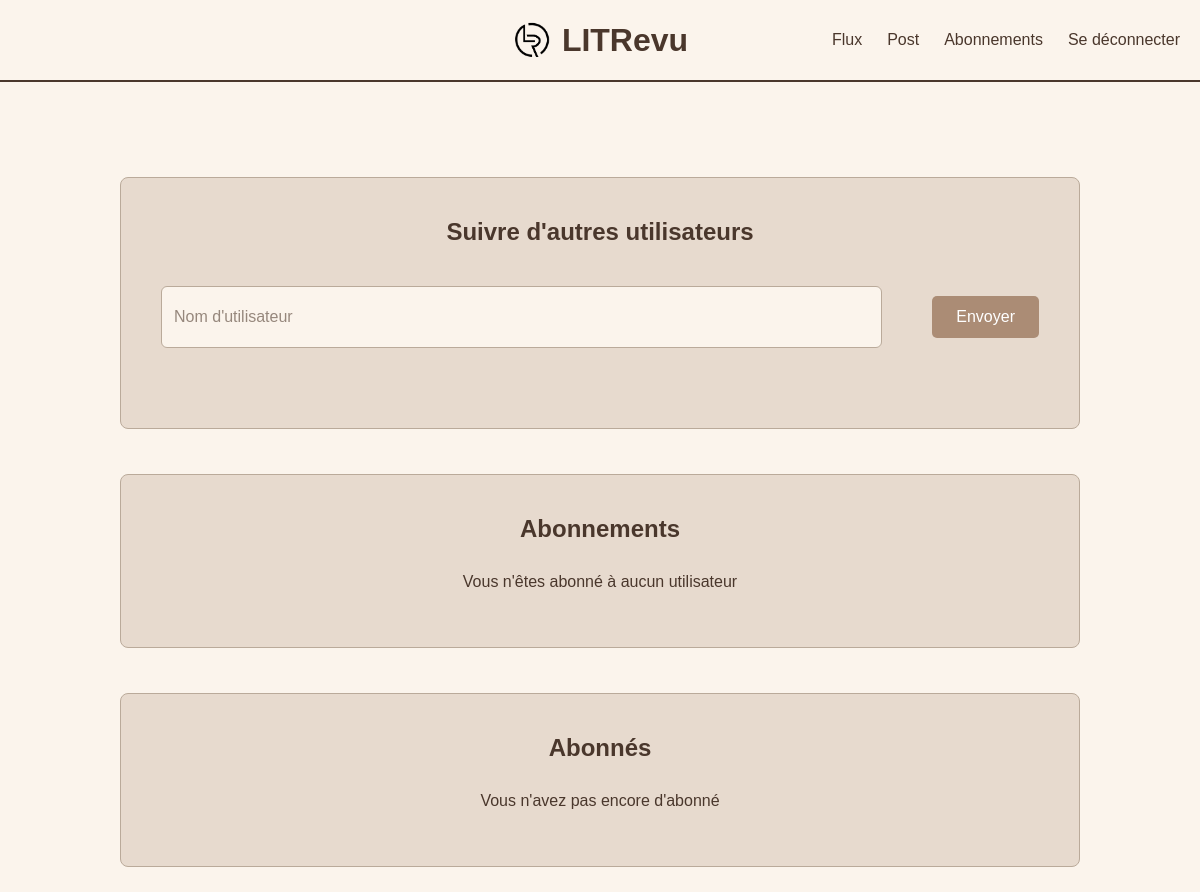
The app's page /subscriptions/ (signed in), older data.
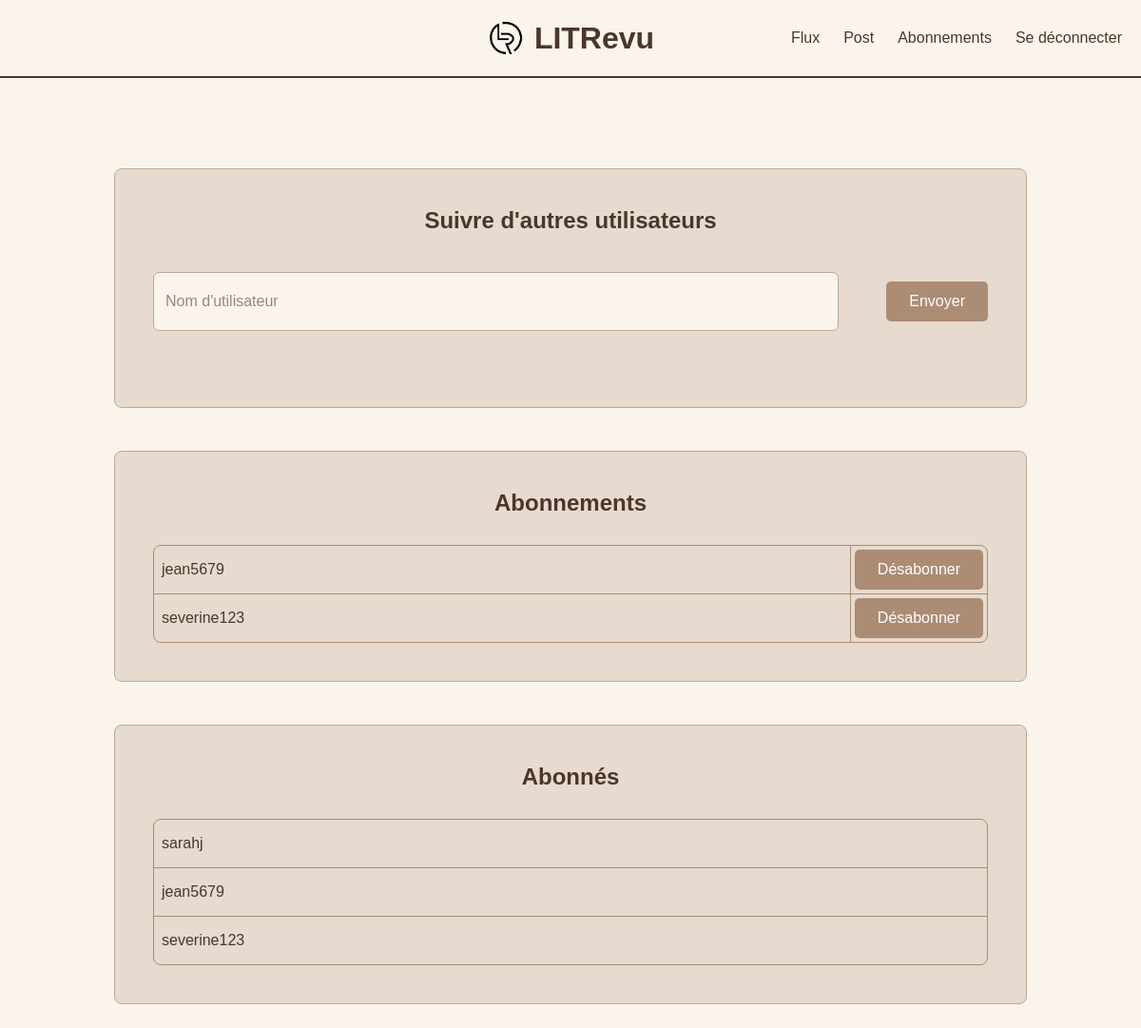
The same page, newer data.
### reviews/models.py (models this page shows, shortened)
class UserFollows(models.Model):
    user = models.ForeignKey(
        to=settings.AUTH_USER_MODEL,
        on_delete=models.CASCADE,
        related_name='following'
    )
    followed_user = models.ForeignKey(
        to=settings.AUTH_USER_MODEL,
        on_delete=models.CASCADE,
        related_name='followed_by'
    )
    class Meta:
        unique_together = ('user', 'followed_user')

### authentication/models.py (models this page shows)
class User(AbstractUser):
    pass

### reviews/views.py (the view, shortened to what this page needs)
class SubscriptionsPageView(LoginRequiredMixin, View):
    template_name = 'reviews/subscriptions.html'
    login_url = 'authentication:login'
    def get(self, request):
        form = FollowUserForm()
        return render(request, self.template_name, {
            'form': form,
        })

### reviews/forms.py
class FollowUserForm(forms.Form):
    username = forms.CharField(
        max_length=150,
        widget=forms.TextInput(attrs={
            'placeholder': "Nom d'utilisateur",
        })
    )

### reviews/templates/reviews/subscriptions.html (shortened to what this page needs)
{% extends 'base.html' %}
{% block content %}
<div class="subscriptions-messages">
</div>
<div class="subscription-container">
    <div class="card">
        <div class="card-content">
            <h2 class="banner-title">Suivre d'autres utilisateurs</h2>
            <form method="post" class="form-generic">
                <div class="button-group">
                    {{ form.username }}
                    <button type="submit" class="btn">Envoyer</button>
                </div>
            </form>
        </div>
    </div>
</div>
<div class="subscription-container">
    <div class="card">
        <div class="card-content">
            <h2 class="banner-title">Abonnements</h2>
            {% if request.user.following.all %}
                <table class="subscriptions-table">
                    <tbody>
                        {% for followed in request.user.following.all %}
                            <tr>
                                <td class="subscription-username">{{ followed.followed_user.username }}</td>
                                <td class="subscription-action">
                                    <form method="post">
                                        <button type="submit" class="btn">Désabonner</button>
                                    </form>
                                </td>
                            </tr>
                        {% endfor %}
                    </tbody>
                </table>
            {% else %}
                <p>Vous n'êtes abonné à aucun utilisateur</p>
            {% endif %}
        </div>
    </div>
</div>
<div class="subscription-container">
    <div class="card">
        <div class="card-content">
            <h2 class="banner-title">Abonnés</h2>
            {% if request.user.followed_by.all %}
                <table class="subscriptions-table">
                    <tbody>
                        {% for follower in request.user.followed_by.all %}
                            <tr>
                                <td class="subscription-follower">{{ follower.user.username }}</td>
                            </tr>
                        {% endfor %}
                    </tbody>
                </table>
            {% else %}
                <p>Vous n'avez pas encore d'abonné</p>
            {% endif %}
        </div>
    </div>
</div>
{% endblock content %}

Row changes from the older to the newer data that the page shows:
added UserFollows: followed_user.username "jean5679", shown under "Abonnements"
added UserFollows: followed_user.username "severine123", shown under "Abonnements"
added UserFollows: user.username "sarahj", shown under "Abonnés"
added UserFollows: user.username "jean5679", shown under "Abonnés"
added UserFollows: user.username "severine123", shown under "Abonnés"
Text that changed along with them:
text no longer shown: "Vous n'êtes abonné à aucun utilisateur Vous n'avez pas encore d'abonné"
